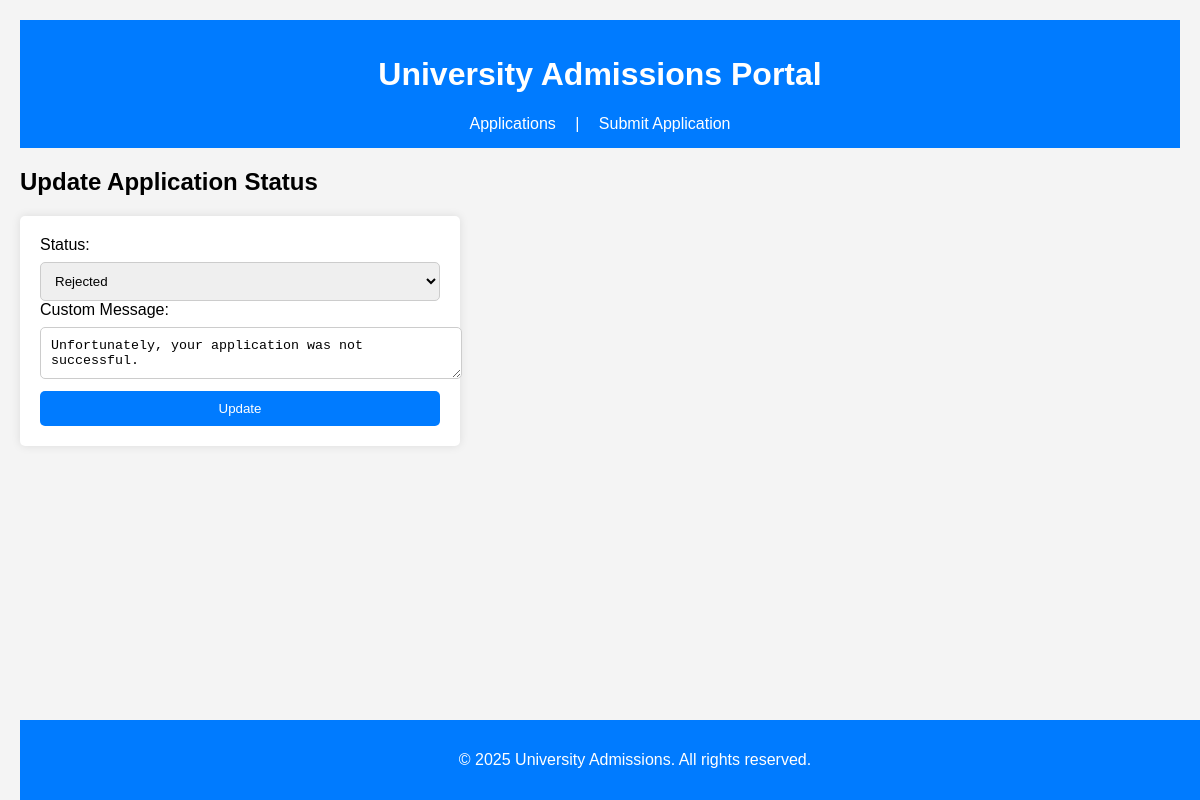
The page /update.php?id=3 on the database its author committed.
### tables this page shows
CREATE TABLE `applications` (
  `id` int(11) NOT NULL,
  `name` varchar(100) DEFAULT NULL,
  `email` varchar(100) DEFAULT NULL,
  `program` varchar(100) DEFAULT NULL,
  `status` enum('Pending','Accepted','Rejected') DEFAULT 'Pending',
  `message` text DEFAULT NULL
);

### update.php (the view, shortened to what this page needs)
<?php
include 'header.php';
include 'db.php';
if (isset($_GET['id'])) {
    $id = $_GET['id'];
    $query = "SELECT * FROM applications WHERE id = $id";
    $result = $conn->query($query);
    $row = $result->fetch_assoc();
}
?>
<h2>Update Application Status</h2>
<form method="POST">
    Status:
    <select name="status">
        <option value="Rejected" <?php if ($row['status'] == 'Rejected') echo 'selected'; ?>>Rejected</option>
    </select>
    <br>
    Custom Message: <textarea name="message"><?php echo $row['message']; ?></textarea><br>
    <button type="submit">Update</button>
</form>
<?php include 'footer.php'; ?>

### style.css (style rules this page uses)
body { font-family: Arial, sans-serif; margin: 20px; padding: 0; background-color: #f4f4f4; }
form { background: white; padding: 20px; border-radius: 5px; box-shadow: 0px 0px 10px rgba(0, 0, 0, 0.1); max-width: 400px; margin-bottom: 20px; }
input, select, textarea, button { width: 100%; padding: 10px; margin-top: 8px; border: 1px solid #ccc; border-radius: 5px; }
button { background-color: #007BFF; color: white; cursor: pointer; border: none; }

### rows shown on the page
applications: status "Rejected", message "Unfortunately, your application was not successful."
